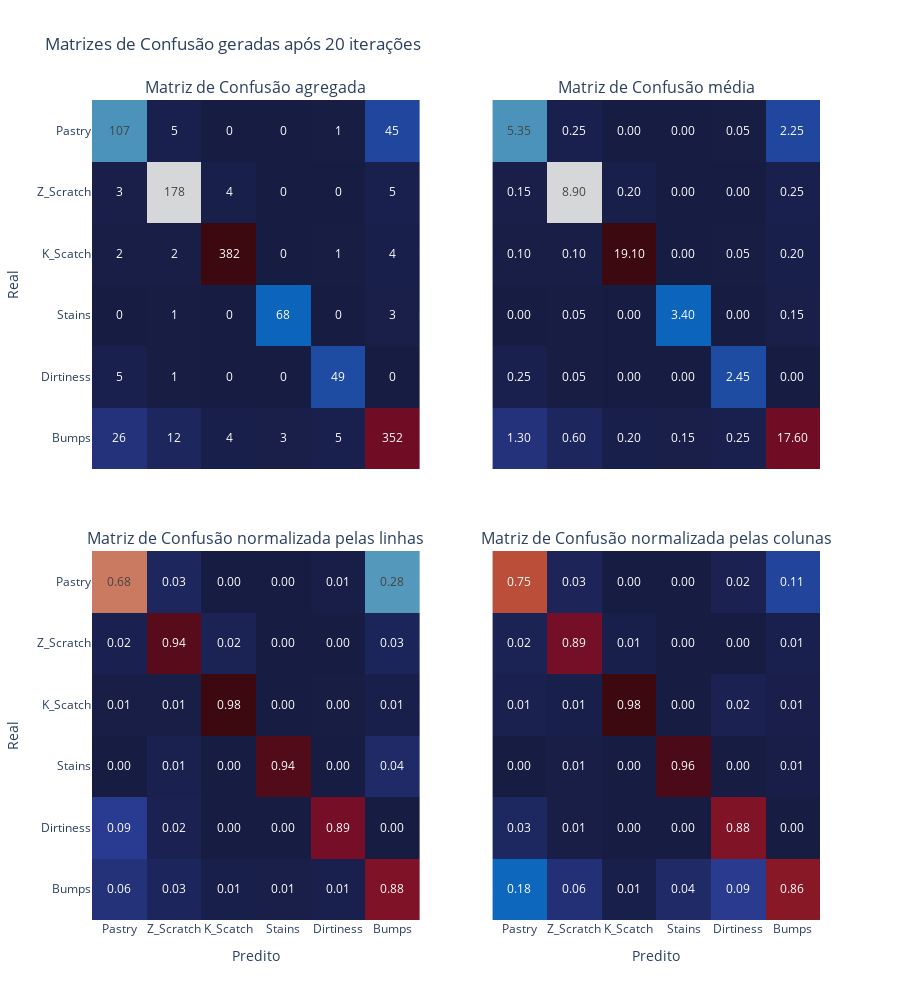

Notebook source saved alongside this figure:
### Code cell
plot_confusion_matrix(knn_imb_bag_res, export=True, filename='knn_imb_bag_cm', path='../figs/metrics')

### Figure 1 — Plotly figure (JSON) as saved in the notebook; plotly's stock layout.template omitted (floating-point values rounded to 4 significant figures)
{"data": [{"colorscale": [[0, "rgb(23, 28, 66)"], [0.09091, "rgb(41, 58, 143)"], [0.1818, "rgb(11, 102, 189)"], [0.2727, "rgb(69, 144, 185)"], [0.3636, "rgb(142, 181, 194)"], [0.4545, "rgb(210, 216, 219)"], [0.5455, "rgb(230, 210, 204)"], [0.6364, "rgb(213, 157, 137)"], [0.7273, "rgb(196, 101, 72)"], [0.8182, "rgb(172, 43, 36)"], [0.9091, "rgb(120, 14, 40)"], [1, "rgb(60, 9, 17)"]], "showscale": false, "text": [[107, 5, 0, 0, 1, 45], [3, 178, 4, 0, 0, 5], [2, 2, 382, 0, 1, 4], [0, 1, 0, 68, 0, 3], [5, 1, 0, 0, 49, 0], [26, 12, 4, 3, 5, 352]], "texttemplate": "%{text}", "type": "heatmap", "x": ["Pastry", "Z_Scratch", "K_Scatch", "Stains", "Dirtiness", "Bumps"], "xaxis": "x", "y": ["Pastry", "Z_Scratch", "K_Scatch", "Stains", "Dirtiness", "Bumps"], "yaxis": "y", "z": [[107, 5, 0, 0, 1, 45], [3, 178, 4, 0, 0, 5], [2, 2, 382, 0, 1, 4], [0, 1, 0, 68, 0, 3], [5, 1, 0, 0, 49, 0], [26, 12, 4, 3, 5, 352]]}, {"colorscale": [[0, "rgb(23, 28, 66)"], [0.09091, "rgb(41, 58, 143)"], [0.1818, "rgb(11, 102, 189)"], [0.2727, "rgb(69, 144, 185)"], [0.3636, "rgb(142, 181, 194)"], [0.4545, "rgb(210, 216, 219)"], [0.5455, "rgb(230, 210, 204)"], [0.6364, "rgb(213, 157, 137)"], [0.7273, "rgb(196, 101, 72)"], [0.8182, "rgb(172, 43, 36)"], [0.9091, "rgb(120, 14, 40)"], [1, "rgb(60, 9, 17)"]], "showscale": false, "text": [[5.35, 0.25, 0, 0, 0.05, 2.25], [0.15, 8.9, 0.2, 0, 0, 0.25], [0.1, 0.1, 19.1, 0, 0.05, 0.2], [0, 0.05, 0, 3.4, 0, 0.15], [0.25, 0.05, 0, 0, 2.45, 0], [1.3, 0.6, 0.2, 0.15, 0.25, 17.6]], "texttemplate": "%{text:.2f}", "type": "heatmap", "x": ["Pastry", "Z_Scratch", "K_Scatch", "Stains", "Dirtiness", "Bumps"], "xaxis": "x2", "y": ["Pastry", "Z_Scratch", "K_Scatch", "Stains", "Dirtiness", "Bumps"], "yaxis": "y2", "z": [[5.35, 0.25, 0, 0, 0.05, 2.25], [0.15, 8.9, 0.2, 0, 0, 0.25], [0.1, 0.1, 19.1, 0, 0.05, 0.2], [0, 0.05, 0, 3.4, 0, 0.15], [0.25, 0.05, 0, 0, 2.45, 0], [1.3, 0.6, 0.2, 0.15, 0.25, 17.6]]}, {"colorscale": [[0, "rgb(23, 28, 66)"], [0.09091, "rgb(41, 58, 143)"], [0.1818, "rgb(11, 102, 189)"], [0.2727, "rgb(69, 144, 185)"], [0.3636, "rgb(142, 181, 194)"], [0.4545, "rgb(210, 216, 219)"], [0.5455, "rgb(230, 210, 204)"], [0.6364, "rgb(213, 157, 137)"], [0.7273, "rgb(196, 101, 72)"], [0.8182, "rgb(172, 43, 36)"], [0.9091, "rgb(120, 14, 40)"], [1, "rgb(60, 9, 17)"]], "showscale": false, "text": [[0.6772, 0.03165, 0, 0, 0.006329, 0.2848], [0.01579, 0.9368, 0.02105, 0, 0, 0.02632], [0.005115, 0.005115, 0.977, 0, 0.002558, 0.01023], [0, 0.01389, 0, 0.9444, 0, 0.04167], [0.09091, 0.01818, 0, 0, 0.8909, 0], [0.06468, 0.02985, 0.00995, 0.007463, 0.01244, 0.8756]], "texttemplate": "%{text:.2f}", "type": "heatmap", "x": ["Pastry", "Z_Scratch", "K_Scatch", "Stains", "Dirtiness", "Bumps"], "xaxis": "x3", "y": ["Pastry", "Z_Scratch", "K_Scatch", "Stains", "Dirtiness", "Bumps"], "yaxis": "y3", "z": [[0.6772, 0.03165, 0, 0, 0.006329, 0.2848], [0.01579, 0.9368, 0.02105, 0, 0, 0.02632], [0.005115, 0.005115, 0.977, 0, 0.002558, 0.01023], [0, 0.01389, 0, 0.9444, 0, 0.04167], [0.09091, 0.01818, 0, 0, 0.8909, 0], [0.06468, 0.02985, 0.00995, 0.007463, 0.01244, 0.8756]]}, {"colorscale": [[0, "rgb(23, 28, 66)"], [0.09091, "rgb(41, 58, 143)"], [0.1818, "rgb(11, 102, 189)"], [0.2727, "rgb(69, 144, 185)"], [0.3636, "rgb(142, 181, 194)"], [0.4545, "rgb(210, 216, 219)"], [0.5455, "rgb(230, 210, 204)"], [0.6364, "rgb(213, 157, 137)"], [0.7273, "rgb(196, 101, 72)"], [0.8182, "rgb(172, 43, 36)"], [0.9091, "rgb(120, 14, 40)"], [1, "rgb(60, 9, 17)"]], "showscale": false, "text": [[0.7483, 0.02513, 0, 0, 0.01786, 0.11], [0.02098, 0.8945, 0.01026, 0, 0, 0.01222], [0.01399, 0.01005, 0.9795, 0, 0.01786, 0.00978], [0, 0.005025, 0, 0.9577, 0, 0.007335], [0.03497, 0.005025, 0, 0, 0.875, 0], [0.1818, 0.0603, 0.01026, 0.04225, 0.08929, 0.8606]], "texttemplate": "%{text:.2f}", "type": "heatmap", "x": ["Pastry", "Z_Scratch", "K_Scatch", "Stains", "Dirtiness", "Bumps"], "xaxis": "x4", "y": ["Pastry", "Z_Scratch", "K_Scatch", "Stains", "Dirtiness", "Bumps"], "yaxis": "y4", "z": [[0.7483, 0.02513, 0, 0, 0.01786, 0.11], [0.02098, 0.8945, 0.01026, 0, 0, 0.01222], [0.01399, 0.01005, 0.9795, 0, 0.01786, 0.00978], [0, 0.005025, 0, 0.9577, 0, 0.007335], [0.03497, 0.005025, 0, 0, 0.875, 0], [0.1818, 0.0603, 0.01026, 0.04225, 0.08929, 0.8606]]}], "layout": {"annotations": [{"font": {"size": 16}, "showarrow": false, "text": "Matriz de Confusão agregada", "x": 0.225, "xanchor": "center", "xref": "paper", "y": 1, "yanchor": "bottom", "yref": "paper"}, {"font": {"size": 16}, "showarrow": false, "text": "Matriz de Confusão média", "x": 0.775, "xanchor": "center", "xref": "paper", "y": 1, "yanchor": "bottom", "yref": "paper"}, {"font": {"size": 16}, "showarrow": false, "text": "Matriz de Confusão normalizada pelas linhas", "x": 0.225, "xanchor": "center", "xref": "paper", "y": 0.45, "yanchor": "bottom", "yref": "paper"}, {"font": {"size": 16}, "showarrow": false, "text": "Matriz de Confusão normalizada pelas colunas", "x": 0.775, "xanchor": "center", "xref": "paper", "y": 0.45, "yanchor": "bottom", "yref": "paper"}], "autosize": true, "height": 1000, "title": {"text": "Matrizes de Confusão geradas após 20 iterações"}, "xaxis": {"anchor": "y", "domain": [0, 0.45], "matches": "x3", "showticklabels": false}, "xaxis2": {"anchor": "y2", "domain": [0.55, 1], "matches": "x4", "showticklabels": false}, "xaxis3": {"anchor": "y3", "domain": [0, 0.45], "title": {"text": "Predito"}}, "xaxis4": {"anchor": "y4", "domain": [0.55, 1], "title": {"text": "Predito"}}, "yaxis": {"anchor": "x", "autorange": "reversed", "domain": [0.55, 1], "title": {"text": "Real"}}, "yaxis2": {"anchor": "x2", "autorange": "reversed", "domain": [0.55, 1], "matches": "y", "showticklabels": false}, "yaxis3": {"anchor": "x3", "autorange": "reversed", "domain": [0, 0.45], "title": {"text": "Real"}}, "yaxis4": {"anchor": "x4", "domain": [0, 0.45], "matches": "y3", "showticklabels": false}}}
